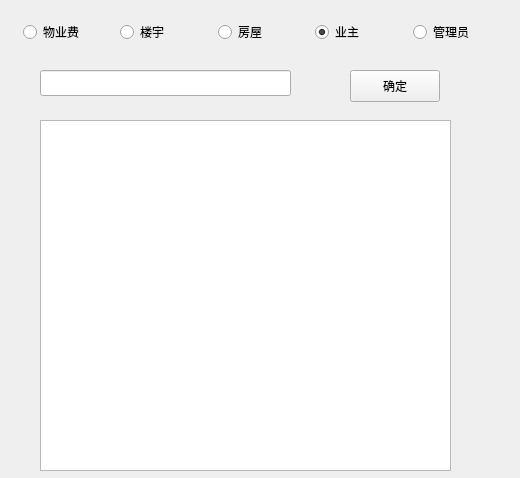
<?xml version="1.0" encoding="UTF-8"?>
<ui version="4.0">
 <class>searchWindow</class>
 <widget class="QWidget" name="searchWindow">
  <property name="geometry">
   <rect>
    <x>0</x>
    <y>0</y>
    <width>520</width>
    <height>478</height>
   </rect>
  </property>
  <property name="minimumSize">
   <size>
    <width>520</width>
    <height>478</height>
   </size>
  </property>
  <property name="maximumSize">
   <size>
    <width>520</width>
    <height>478</height>
   </size>
  </property>
  <property name="windowTitle">
   <string>searchWindow</string>
  </property>
  <widget class="QLineEdit" name="lineEdit">
   <property name="geometry">
    <rect>
     <x>40</x>
     <y>70</y>
     <width>251</width>
     <height>26</height>
    </rect>
   </property>
  </widget>
  <widget class="QPushButton" name="pushButton">
   <property name="geometry">
    <rect>
     <x>350</x>
     <y>70</y>
     <width>90</width>
     <height>32</height>
    </rect>
   </property>
   <property name="text">
    <string>确定</string>
   </property>
  </widget>
  <widget class="QTextEdit" name="textEdit">
   <property name="geometry">
    <rect>
     <x>40</x>
     <y>120</y>
     <width>411</width>
     <height>351</height>
    </rect>
   </property>
  </widget>
  <widget class="QWidget" name="widget" native="true">
   <property name="geometry">
    <rect>
     <x>23</x>
     <y>10</y>
     <width>481</width>
     <height>44</height>
    </rect>
   </property>
   <layout class="QHBoxLayout" name="horizontalLayout">
    <item>
     <widget class="QRadioButton" name="radioButton_5">
      <property name="text">
       <string>物业费</string>
      </property>
     </widget>
    </item>
    <item>
     <widget class="QRadioButton" name="radioButton">
      <property name="text">
       <string>楼宇</string>
      </property>
     </widget>
    </item>
    <item>
     <widget class="QRadioButton" name="radioButton_2">
      <property name="text">
       <string>房屋</string>
      </property>
     </widget>
    </item>
    <item>
     <widget class="QRadioButton" name="radioButton_3">
      <property name="text">
       <string>业主</string>
      </property>
      <property name="checked">
       <bool>true</bool>
      </property>
     </widget>
    </item>
    <item>
     <widget class="QRadioButton" name="radioButton_4">
      <property name="text">
       <string>管理员</string>
      </property>
     </widget>
    </item>
   </layout>
  </widget>
 </widget>
 <resources/>
 <connections/>
</ui>
